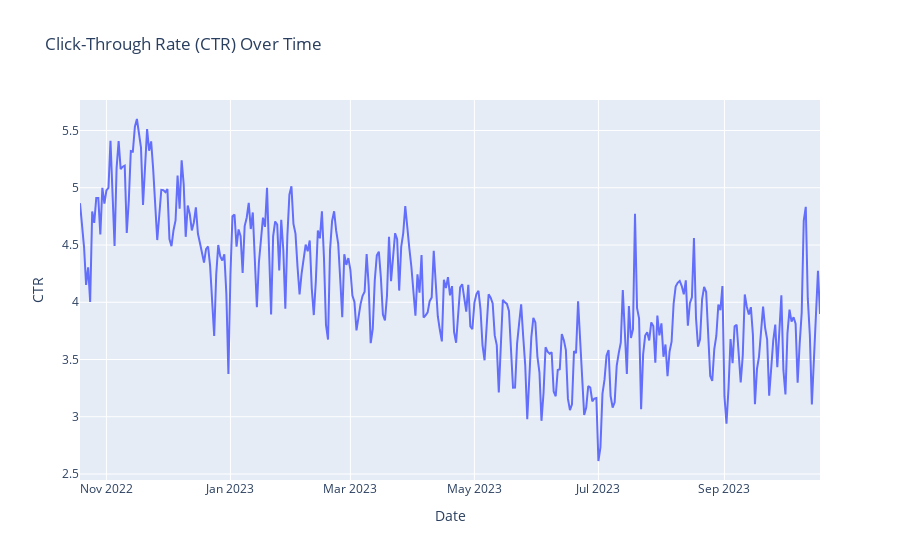

This figure's notebook cell:
### Code cell
fig= px.line(data,
             x=data.index,
             y= 'CTR',
             title= 'Click-Through Rate (CTR) Over Time')
fig.show()

### Figure 1 — Plotly figure (JSON) as saved in the notebook; plotly's stock layout.template omitted (floating-point values rounded to 4 significant figures; data arrays with more than 128 entries replaced by an {"elided": "..."} marker saying what was removed)
{"data": [{"hovertemplate": "Date=%{x}<br>CTR=%{y}<extra></extra>", "legendgroup": "", "line": {"color": "#636efa", "dash": "solid"}, "marker": {"symbol": "circle"}, "mode": "lines", "name": "", "orientation": "v", "showlegend": false, "type": "scatter", "x": {"elided": "365 str values"}, "xaxis": "x", "y": {"elided": "365 float values"}, "yaxis": "y"}], "layout": {"legend": {"tracegroupgap": 0}, "title": {"text": "Click-Through Rate (CTR) Over Time"}, "xaxis": {"anchor": "y", "domain": [0, 1], "title": {"text": "Date"}}, "yaxis": {"anchor": "x", "domain": [0, 1], "title": {"text": "CTR"}}}}
